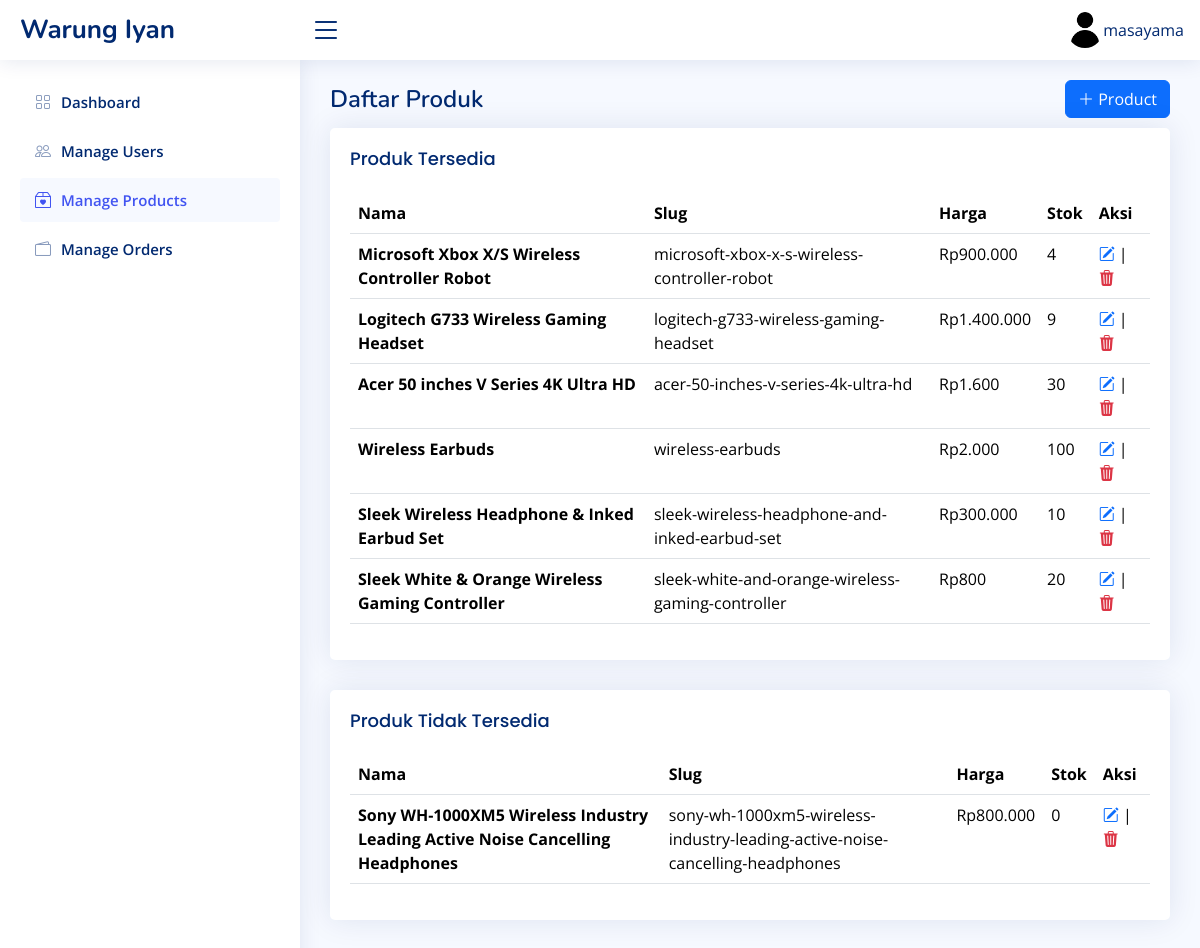
Screenshot of /admin/products.php (signed in) with the database file from the repository.
### tables this page shows
CREATE TABLE `products` (
  `id` char(36) NOT NULL,
  `name` varchar(100) NOT NULL,
  `slug` varchar(100) NOT NULL,
  `description` text DEFAULT NULL,
  `price` decimal(10,2) NOT NULL,
  `stock` int(11) NOT NULL,
  `sold_count` int(11) DEFAULT 0,
  `image_url` varchar(255) DEFAULT NULL,
  `created_at` timestamp NOT NULL DEFAULT current_timestamp()
);

### helpers/product_crud.php (called while the page is built, shortened)
<?php
require_once __DIR__ . '/../config/sql_connection.php';
function getAvailableProducts($limit = 10)
{
    global $conn;
    $sql = "SELECT * FROM products WHERE stock >= 1 LIMIT ?";
    $stmt = $conn->prepare($sql);
    $stmt->bind_param("i", $limit);
    $stmt->execute();
    $result = $stmt->get_result();
    return $result->fetch_all(MYSQLI_ASSOC);
}
function getUnavailableProducts($limit = 10)
{
    global $conn;
    $sql = "SELECT * FROM products WHERE stock = 0 LIMIT ?";
    $stmt = $conn->prepare($sql);
    $stmt->bind_param("i", $limit);
    $stmt->execute();
    $result = $stmt->get_result();
    return $result->fetch_all(MYSQLI_ASSOC);
}

### lib/formatCurrency.php (called while the page is built)
<?php
function formatToRupiah($number)
{
    return 'Rp' . number_format($number, 0, ',', '.');
}

### src/admin/products.php (the view, shortened to what this page needs)
<?php
require_once __DIR__ . '/../../helpers/product_crud.php';
require_once __DIR__ . '/../../lib/formatCurrency.php';
$availableProducts = getAvailableProducts();
$unavailableProducts = getUnavailableProducts();
$pageTitle = "Daftar Produk";
?>
<div class="card">
    <div class="card-body">
        <h5 class="card-title">Produk Tersedia</h5>
        <table class="table table-hover">
            <thead>
                <tr>
                    <th scope="col">Nama</th>
                    <th scope="col">Slug</th>
                    <th scope="col">Harga</th>
                    <th scope="col">Stok</th>
                    <th scope="col">Aksi</th>
                </tr>
            </thead>
            <tbody>
                <?php foreach ($availableProducts as $product): ?>
                <tr>
                    <th scope="row"><?php echo htmlspecialchars($product['name']); ?></th>
                    <td><?php echo htmlspecialchars($product['slug']); ?></td>
                    <td><?php echo formatToRupiah($product['price']); ?></td>
                    <td><?php echo $product['stock']; ?></td>
                    <td>
                        <a href="product/update.php?id=<?php echo $product['id']; ?>"><i
                                class="text-primary bi bi-pencil-square"></i></a> |
                        <a href="product/delete.php?id=<?php echo $product['id']; ?>"
                            onclick="return confirm('Apakah Anda yakin ingin menghapus produk ini?');"><i
                                class="text-danger bi bi-trash3-fill"></i></a>
                    </td>
                </tr>
                <?php endforeach; ?>
            </tbody>
        </table>
    </div>
</div>
<div class="card">
    <div class="card-body">
        <h5 class="card-title">Produk Tidak Tersedia</h5>
        <table class="table table-hover">
            <thead>
                <tr>
                    <th scope="col">Nama</th>
                    <th scope="col">Slug</th>
                    <th scope="col">Harga</th>
                    <th scope="col">Stok</th>
                    <th scope="col">Aksi</th>
                </tr>
            </thead>
            <tbody>
                <?php foreach ($unavailableProducts as $product): ?>
                <tr>
                    <th scope="row"><?php echo htmlspecialchars($product['name']); ?></th>
                    <td><?php echo htmlspecialchars($product['slug']); ?></td>
                    <td><?php echo formatToRupiah($product['price']); ?></td>
                    <td><?php echo $product['stock']; ?></td>
                    <td>
                        <a href="product/update.php?id=<?php echo $product['id']; ?>"><i
                                class="text-primary bi bi-pencil-square"></i></a> |
                        <a href="product/delete.php?id=<?php echo $product['id']; ?>"
                            onclick="return confirm('Apakah Anda yakin ingin menghapus produk ini?');"><i
                                class="text-danger bi bi-trash3-fill"></i></a>
                    </td>
                </tr>
                <?php endforeach; ?>
            </tbody>
        </table>
    </div>
</div>
<?php
$content = ob_get_clean();
include('../../layouts/admin/layout.php');
?>

### layouts/admin/layout.php (shortened to what this page needs)
<!DOCTYPE html>
<html lang="en">
<head>
    <link href="../../resources/admin/vendor/bootstrap/css/bootstrap.min.css" rel="stylesheet">
    <link href="../../resources/admin/vendor/bootstrap-icons/bootstrap-icons.css" rel="stylesheet">
    <link href="../../resources/admin/vendor/boxicons/css/boxicons.min.css" rel="stylesheet">
    <link href="../../resources/admin/vendor/quill/quill.snow.css" rel="stylesheet">
    <link href="../../resources/admin/vendor/quill/quill.bubble.css" rel="stylesheet">
    <link href="../../resources/admin/vendor/remixicon/remixicon.css" rel="stylesheet">
    <link href="../../resources/admin/vendor/simple-datatables/style.css" rel="stylesheet">
    <link href="../../resources/admin/css/style.css" rel="stylesheet">
</head>
<body>
    <?php include('header.php'); ?>
    <?php include('sidebar.php'); ?>
    <main id="main" class="main">
        <div class="pagetitle" style="display: flex; justify-content: space-between; align-items: center;">
            <h1><?php echo isset($pageTitle) ? $pageTitle : 'Halaman Admin'; ?></h1>
            <?php if (isset($pageTitle) && $pageTitle === "Daftar Produk"): ?>
                <a href="product/add.php" class="btn btn-primary"><i class="bi bi-plus-lg"></i> Product</a>
            <?php endif; ?>
        </div>
        <section class="section dashboard">
            <?php
            if (isset($content)) {
                echo $content;
            }
            ?>
        </section>
    </main>
</body>
</html>

### layouts/admin/header.php (shortened to what this page needs)
<header id="header" class="header fixed-top d-flex align-items-center">
    <div class="d-flex align-items-center justify-content-between">
        <a href="../../src/admin/dashboard.php" class="logo d-flex align-items-center">
            <span class="d-none d-lg-block">Warung Iyan</span>
        </a>
        <i class="bi bi-list toggle-sidebar-btn"></i>
    </div>
    <nav class="header-nav ms-auto">
        <ul class="d-flex align-items-center">
            <li class="nav-item dropdown pe-3">
                <a class="nav-link nav-profile d-flex align-items-center pe-0" href="#" data-bs-toggle="dropdown">
                    <img src="../../resources/admin/img/profile-img.png" alt="Profile" class="rounded-circle">
                    <?php echo isset($_SESSION['username']) ? htmlspecialchars($_SESSION['username']) : 'User'; ?>
                </a>
            </li>
        </ul>
    </nav>
</header>

### layouts/admin/sidebar.php
<aside id="sidebar" class="sidebar">
    <ul class="sidebar-nav" id="sidebar-nav">
        <?php
        $current_page = basename($_SERVER['REQUEST_URI']);
        ?>
        <li class="nav-item">
            <a class="nav-link <?php echo ($current_page == 'dashboard.php') ? '' : 'collapsed'; ?>"
                href="dashboard.php">
                <i class="bi bi-grid"></i>
                <span>Dashboard</span>
            </a>
        </li>
        <li class="nav-item">
            <a class="nav-link <?php echo ($current_page == 'users.php') ? '' : 'collapsed'; ?>" href="users.php">
                <i class="bi bi-people"></i><span>Manage Users</span>
            </a>
        </li>
        <li class="nav-item">
            <a class="nav-link <?php echo ($current_page == 'products.php') ? '' : 'collapsed'; ?>" href="products.php">
                <i class="bi bi-box2-heart"></i><span>Manage Products</span>
            </a>
        </li>
        <li class="nav-item">
            <a class="nav-link <?php echo ($current_page == 'orders.php') ? '' : 'collapsed'; ?>" href="orders.php">
                <i class="bi bi-wallet2"></i><span>Manage Orders</span>
            </a>
        </li>
    </ul>
</aside>

### resources/admin/css/style.css (style rules this page uses)
:root { scroll-behavior: smooth; }
body { font-family: "Open Sans", sans-serif; background: #f6f9ff; color: #444444; }
a { color: #4154f1; text-decoration: none; }
h1, h2, h3, h4, h5, h6 { font-family: "Nunito", sans-serif; }
#main { margin-top: 60px; padding: 20px 30px; transition: all 0.3s; }
.pagetitle { margin-bottom: 10px; }
.pagetitle h1 { font-size: 24px; margin-bottom: 0; font-weight: 600; color: #012970; }
.card { margin-bottom: 30px; border: none; border-radius: 5px; box-shadow: 0px 0 30px rgba(1, 41, 112, 0.1); }
.card-title { padding: 20px 0 15px 0; font-size: 18px; font-weight: 500; color: #012970; font-family: "Poppins", sans-serif; }
.card-body { padding: 0 20px 20px 20px; }
.logo { line-height: 1; }
@media (min-width: 1200px) { .logo { width: 280px; } }
.logo span { font-size: 26px; font-weight: 700; color: #012970; font-family: "Nunito", sans-serif; }
.header { transition: all 0.5s; z-index: 997; height: 60px; box-shadow: 0px 2px 20px rgba(1, 41, 112, 0.1); background-color: #fff; padding-left: 20px; }
.header .toggle-sidebar-btn { font-size: 32px; padding-left: 10px; cursor: pointer; color: #012970; }
.header-nav ul { list-style: none; }
.header-nav>ul { margin: 0; padding: 0; }
.header-nav .nav-profile { color: #012970; }
.header-nav .nav-profile img { max-height: 36px; }
.sidebar { position: fixed; top: 60px; left: 0; bottom: 0; width: 300px; z-index: 996; transition: all 0.3s; padding: 20px; overflow-y: auto; scrollbar-width: thin; scrollbar-color: #aab7cf transparent; box-shadow: 0px 0px 20px rgba(1, 41, 112, 0.1); background-color: #fff; }
@media (min-width: 1200px) { #main, #footer { margin-left: 300px; } }
.sidebar-nav { padding: 0; margin: 0; list-style: none; }
.sidebar-nav li { padding: 0; margin: 0; list-style: none; }
.sidebar-nav .nav-item { margin-bottom: 5px; }
.sidebar-nav .nav-link { display: flex; align-items: center; font-size: 15px; font-weight: 600; color: #4154f1; transition: 0.3; background: #f6f9ff; padding: 10px 15px; border-radius: 4px; }
.sidebar-nav .nav-link i { font-size: 16px; margin-right: 10px; color: #4154f1; }
.sidebar-nav .nav-link.collapsed { color: #012970; background: #fff; }
.sidebar-nav .nav-link.collapsed i { color: #899bbd; }

### rows the page displays
products: name "Microsoft Xbox X/S Wireless Controller Robot", slug "microsoft-xbox-x-s-wireless-controller-robot", price "Rp900.000", stock "4"
products: name "Logitech G733 Wireless Gaming Headset", slug "logitech-g733-wireless-gaming-headset", price "Rp1.400.000", stock "9"
products: name "Acer 50 inches V Series 4K Ultra HD", slug "acer-50-inches-v-series-4k-ultra-hd", price "Rp1.600", stock "30"
products: name "Wireless Earbuds", slug "wireless-earbuds", price "Rp2.000", stock "100"
products: name "Sleek Wireless Headphone & Inked Earbud Set", slug "sleek-wireless-headphone-and-inked-earbud-set", price "Rp300.000", stock "10"
products: name "Sleek White & Orange Wireless Gaming Controller", slug "sleek-white-and-orange-wireless-gaming-controller", price "Rp800", stock "20"
products: name "Sony WH-1000XM5 Wireless Industry Leading Active Noise Cancelling Headphones", slug "sony-wh-1000xm5-wireless-industry-leading-active-noise-cancelling-headphones", price "Rp800.000", stock "0"

### other values shown
$_SESSION['username'] "masayama"
$pageTitle "Daftar Produk"
